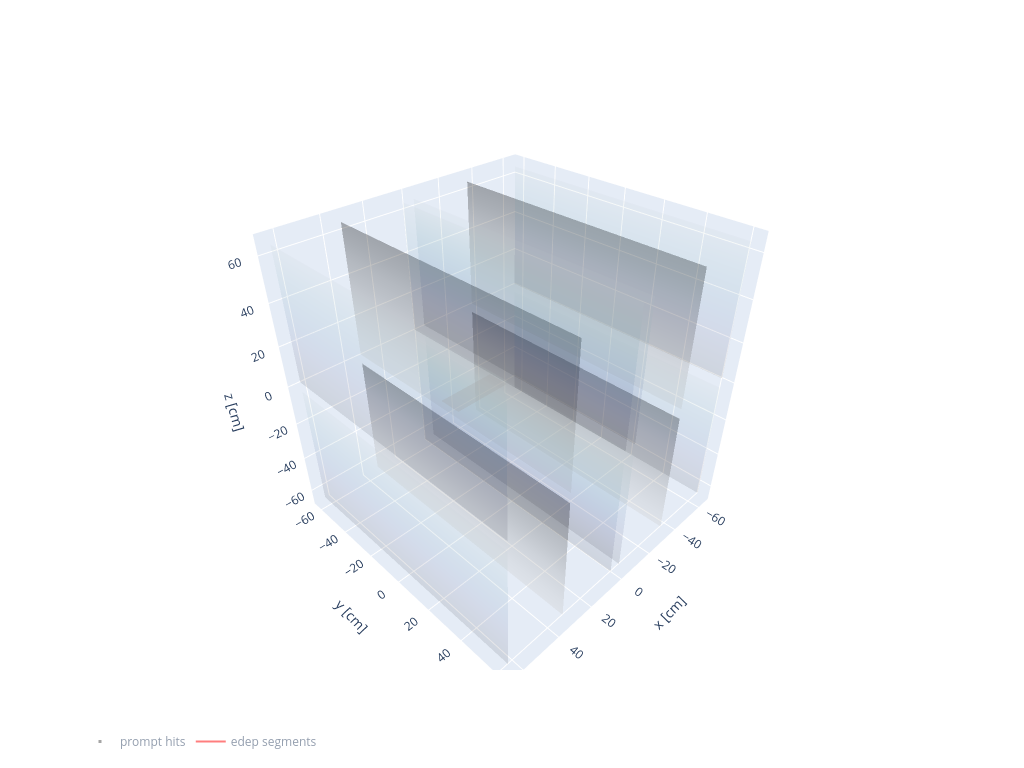

This figure's notebook cell:
### Code cell
fig = go.Figure()

plot_outActive_vertices = True

##########################
# Draw the cathodes
##########################
fig.add_traces(draw_cathode_planes(
    x_boundaries, y_boundaries, z_boundaries, 
    showscale=False,
    opacity=0.3,
    colorscale='Greys',
))

##########################
# Draw the anodes
##########################
fig.add_traces(draw_anode_planes(
    x_boundaries, y_boundaries, z_boundaries, 
    showscale=False,
    opacity=0.1,
    colorscale='ice',
))

##########################
# Draw the prompt hits
##########################
PHits_traces = go.Scatter3d(
        x=PromptHits_ev.data['x'].flatten(), y=PromptHits_ev.data['y'].flatten(), z=PromptHits_ev.data['z'].flatten(),
        marker_color=Segs_PromptHits[0,:,0,0]['segment_id'],
        name='prompt hits',
        mode='markers',
        visible='legendonly',
        marker_size=3,
        marker_symbol='square',
        showlegend=True,
        opacity=0.7,
        customdata=Segs_PromptHits[0,:,0,0]['pdg_id'].data,
        hovertemplate='<b>x:%{x:.3f}</b><br>y:%{y:.3f}<br>z:%{z:.3f}<br>pdg_id:%{customdata:d}',
        )
fig.add_traces(PHits_traces)


##########################
# Draw associated segments
##########################
Segs_traces = plot_segs(Segs_PromptHits[0,:,0,0], 
                    mode="lines",
                    name="edep segments",
                    visible='legendonly',
                    line_color='red',
                    showlegend=True
                    )
fig.add_traces(Segs_traces)

##########################
# Draw the highlighted light trap
##########################
fig.add_traces(draw_light_trap(
    det_x_bound, det_y_bound, det_z_bound, 
    showscale=False,
    opacity=0.3,
    colorscale='Greys',
))

fig.update_layout(
    width=1024, height=768,
    legend_orientation="h",
    scene = dict(xaxis_title='x [cm]',
                yaxis_title='y [cm]',
                zaxis_title='z [cm]')    
)

fig.show()

### Figure 1 — Plotly figure (JSON) as saved in the notebook; plotly's stock layout.template omitted (floating-point values rounded to 4 significant figures; data arrays with more than 128 entries replaced by an {"elided": "..."} marker saying what was removed)
{"data": [{"colorscale": [[0, "rgb(255,255,255)"], [0.125, "rgb(240,240,240)"], [0.25, "rgb(217,217,217)"], [0.375, "rgb(189,189,189)"], [0.5, "rgb(150,150,150)"], [0.625, "rgb(115,115,115)"], [0.75, "rgb(82,82,82)"], [0.875, "rgb(37,37,37)"], [1, "rgb(0,0,0)"]], "opacity": 0.3, "showscale": false, "type": "surface", "x": [[-33.5, -33.5], [-33.5, -33.5]], "y": [[-62.08, -62.08], [62.08, 62.08]], "z": [[-64.54, -2.462], [-64.54, -2.462]]}, {"colorscale": [[0, "rgb(255,255,255)"], [0.125, "rgb(240,240,240)"], [0.25, "rgb(217,217,217)"], [0.375, "rgb(189,189,189)"], [0.5, "rgb(150,150,150)"], [0.625, "rgb(115,115,115)"], [0.75, "rgb(82,82,82)"], [0.875, "rgb(37,37,37)"], [1, "rgb(0,0,0)"]], "opacity": 0.3, "showscale": false, "type": "surface", "x": [[33.5, 33.5], [33.5, 33.5]], "y": [[-62.08, -62.08], [62.08, 62.08]], "z": [[-64.54, -2.462], [-64.54, -2.462]]}, {"colorscale": [[0, "rgb(255,255,255)"], [0.125, "rgb(240,240,240)"], [0.25, "rgb(217,217,217)"], [0.375, "rgb(189,189,189)"], [0.5, "rgb(150,150,150)"], [0.625, "rgb(115,115,115)"], [0.75, "rgb(82,82,82)"], [0.875, "rgb(37,37,37)"], [1, "rgb(0,0,0)"]], "opacity": 0.3, "showscale": false, "type": "surface", "x": [[-33.5, -33.5], [-33.5, -33.5]], "y": [[-62.08, -62.08], [62.08, 62.08]], "z": [[2.462, 64.54], [2.462, 64.54]]}, {"colorscale": [[0, "rgb(255,255,255)"], [0.125, "rgb(240,240,240)"], [0.25, "rgb(217,217,217)"], [0.375, "rgb(189,189,189)"], [0.5, "rgb(150,150,150)"], [0.625, "rgb(115,115,115)"], [0.75, "rgb(82,82,82)"], [0.875, "rgb(37,37,37)"], [1, "rgb(0,0,0)"]], "opacity": 0.3, "showscale": false, "type": "surface", "x": [[33.5, 33.5], [33.5, 33.5]], "y": [[-62.08, -62.08], [62.08, 62.08]], "z": [[2.462, 64.54], [2.462, 64.54]]}, {"colorscale": [[0, "rgb(3, 5, 18)"], [0.09091, "rgb(25, 25, 51)"], [0.1818, "rgb(44, 42, 87)"], [0.2727, "rgb(58, 60, 125)"], [0.3636, "rgb(62, 83, 160)"], [0.4545, "rgb(62, 109, 178)"], [0.5455, "rgb(72, 134, 187)"], [0.6364, "rgb(89, 159, 196)"], [0.7273, "rgb(114, 184, 205)"], [0.8182, "rgb(149, 207, 216)"], [0.9091, "rgb(192, 229, 232)"], [1, "rgb(234, 252, 253)"]], "opacity": 0.1, "showscale": false, "type": "surface", "x": [[-64.09, -64.09], [-64.09, -64.09]], "y": [[-62.08, -62.08], [62.08, 62.08]], "z": [[-64.54, -2.462], [-64.54, -2.462]]}, {"colorscale": [[0, "rgb(3, 5, 18)"], [0.09091, "rgb(25, 25, 51)"], [0.1818, "rgb(44, 42, 87)"], [0.2727, "rgb(58, 60, 125)"], [0.3636, "rgb(62, 83, 160)"], [0.4545, "rgb(62, 109, 178)"], [0.5455, "rgb(72, 134, 187)"], [0.6364, "rgb(89, 159, 196)"], [0.7273, "rgb(114, 184, 205)"], [0.8182, "rgb(149, 207, 216)"], [0.9091, "rgb(192, 229, 232)"], [1, "rgb(234, 252, 253)"]], "opacity": 0.1, "showscale": false, "type": "surface", "x": [[-2.91, -2.91], [-2.91, -2.91]], "y": [[-62.08, -62.08], [62.08, 62.08]], "z": [[-64.54, -2.462], [-64.54, -2.462]]}, {"colorscale": [[0, "rgb(3, 5, 18)"], [0.09091, "rgb(25, 25, 51)"], [0.1818, "rgb(44, 42, 87)"], [0.2727, "rgb(58, 60, 125)"], [0.3636, "rgb(62, 83, 160)"], [0.4545, "rgb(62, 109, 178)"], [0.5455, "rgb(72, 134, 187)"], [0.6364, "rgb(89, 159, 196)"], [0.7273, "rgb(114, 184, 205)"], [0.8182, "rgb(149, 207, 216)"], [0.9091, "rgb(192, 229, 232)"], [1, "rgb(234, 252, 253)"]], "opacity": 0.1, "showscale": false, "type": "surface", "x": [[2.91, 2.91], [2.91, 2.91]], "y": [[-62.08, -62.08], [62.08, 62.08]], "z": [[-64.54, -2.462], [-64.54, -2.462]]}, {"colorscale": [[0, "rgb(3, 5, 18)"], [0.09091, "rgb(25, 25, 51)"], [0.1818, "rgb(44, 42, 87)"], [0.2727, "rgb(58, 60, 125)"], [0.3636, "rgb(62, 83, 160)"], [0.4545, "rgb(62, 109, 178)"], [0.5455, "rgb(72, 134, 187)"], [0.6364, "rgb(89, 159, 196)"], [0.7273, "rgb(114, 184, 205)"], [0.8182, "rgb(149, 207, 216)"], [0.9091, "rgb(192, 229, 232)"], [1, "rgb(234, 252, 253)"]], "opacity": 0.1, "showscale": false, "type": "surface", "x": [[64.09, 64.09], [64.09, 64.09]], "y": [[-62.08, -62.08], [62.08, 62.08]], "z": [[-64.54, -2.462], [-64.54, -2.462]]}, {"colorscale": [[0, "rgb(3, 5, 18)"], [0.09091, "rgb(25, 25, 51)"], [0.1818, "rgb(44, 42, 87)"], [0.2727, "rgb(58, 60, 125)"], [0.3636, "rgb(62, 83, 160)"], [0.4545, "rgb(62, 109, 178)"], [0.5455, "rgb(72, 134, 187)"], [0.6364, "rgb(89, 159, 196)"], [0.7273, "rgb(114, 184, 205)"], [0.8182, "rgb(149, 207, 216)"], [0.9091, "rgb(192, 229, 232)"], [1, "rgb(234, 252, 253)"]], "opacity": 0.1, "showscale": false, "type": "surface", "x": [[-64.09, -64.09], [-64.09, -64.09]], "y": [[-62.08, -62.08], [62.08, 62.08]], "z": [[2.462, 64.54], [2.462, 64.54]]}, {"colorscale": [[0, "rgb(3, 5, 18)"], [0.09091, "rgb(25, 25, 51)"], [0.1818, "rgb(44, 42, 87)"], [0.2727, "rgb(58, 60, 125)"], [0.3636, "rgb(62, 83, 160)"], [0.4545, "rgb(62, 109, 178)"], [0.5455, "rgb(72, 134, 187)"], [0.6364, "rgb(89, 159, 196)"], [0.7273, "rgb(114, 184, 205)"], [0.8182, "rgb(149, 207, 216)"], [0.9091, "rgb(192, 229, 232)"], [1, "rgb(234, 252, 253)"]], "opacity": 0.1, "showscale": false, "type": "surface", "x": [[-2.91, -2.91], [-2.91, -2.91]], "y": [[-62.08, -62.08], [62.08, 62.08]], "z": [[2.462, 64.54], [2.462, 64.54]]}, {"colorscale": [[0, "rgb(3, 5, 18)"], [0.09091, "rgb(25, 25, 51)"], [0.1818, "rgb(44, 42, 87)"], [0.2727, "rgb(58, 60, 125)"], [0.3636, "rgb(62, 83, 160)"], [0.4545, "rgb(62, 109, 178)"], [0.5455, "rgb(72, 134, 187)"], [0.6364, "rgb(89, 159, 196)"], [0.7273, "rgb(114, 184, 205)"], [0.8182, "rgb(149, 207, 216)"], [0.9091, "rgb(192, 229, 232)"], [1, "rgb(234, 252, 253)"]], "opacity": 0.1, "showscale": false, "type": "surface", "x": [[2.91, 2.91], [2.91, 2.91]], "y": [[-62.08, -62.08], [62.08, 62.08]], "z": [[2.462, 64.54], [2.462, 64.54]]}, {"colorscale": [[0, "rgb(3, 5, 18)"], [0.09091, "rgb(25, 25, 51)"], [0.1818, "rgb(44, 42, 87)"], [0.2727, "rgb(58, 60, 125)"], [0.3636, "rgb(62, 83, 160)"], [0.4545, "rgb(62, 109, 178)"], [0.5455, "rgb(72, 134, 187)"], [0.6364, "rgb(89, 159, 196)"], [0.7273, "rgb(114, 184, 205)"], [0.8182, "rgb(149, 207, 216)"], [0.9091, "rgb(192, 229, 232)"], [1, "rgb(234, 252, 253)"]], "opacity": 0.1, "showscale": false, "type": "surface", "x": [[64.09, 64.09], [64.09, 64.09]], "y": [[-62.08, -62.08], [62.08, 62.08]], "z": [[2.462, 64.54], [2.462, 64.54]]}, {"customdata": {"elided": "3027 int values"}, "hovertemplate": "<b>x:%{x:.3f}</b><br>y:%{y:.3f}<br>z:%{z:.3f}<br>pdg_id:%{customdata:d}", "marker": {"color": {"elided": "3027 int values"}, "size": 3, "symbol": "square"}, "mode": "markers", "name": "prompt hits", "opacity": 0.7, "showlegend": true, "type": "scatter3d", "visible": "legendonly", "x": {"elided": "3027 float values"}, "y": {"elided": "3027 float values"}, "z": {"elided": "3027 float values"}}, {"line": {"color": "red"}, "mode": "lines", "name": "edep segments", "showlegend": true, "type": "scatter3d", "visible": "legendonly", "x": {"elided": "9081 float values"}, "y": {"elided": "9081 float values"}, "z": {"elided": "9081 float values"}}, {"colorscale": [[0, "rgb(255,255,255)"], [0.125, "rgb(240,240,240)"], [0.25, "rgb(217,217,217)"], [0.375, "rgb(189,189,189)"], [0.5, "rgb(150,150,150)"], [0.625, "rgb(115,115,115)"], [0.75, "rgb(82,82,82)"], [0.875, "rgb(37,37,37)"], [1, "rgb(0,0,0)"]], "opacity": 0.3, "showscale": false, "type": "surface", "x": [[3.06, 30.23], [3.06, 30.23]], "y": [[-10.33, -10.33], [0.01, 0.01]], "z": [[2.01, 2.01], [2.01, 2.01]]}], "layout": {"height": 768, "legend": {"orientation": "h"}, "scene": {"xaxis": {"title": {"text": "x [cm]"}}, "yaxis": {"title": {"text": "y [cm]"}}, "zaxis": {"title": {"text": "z [cm]"}}}, "width": 1024}}
